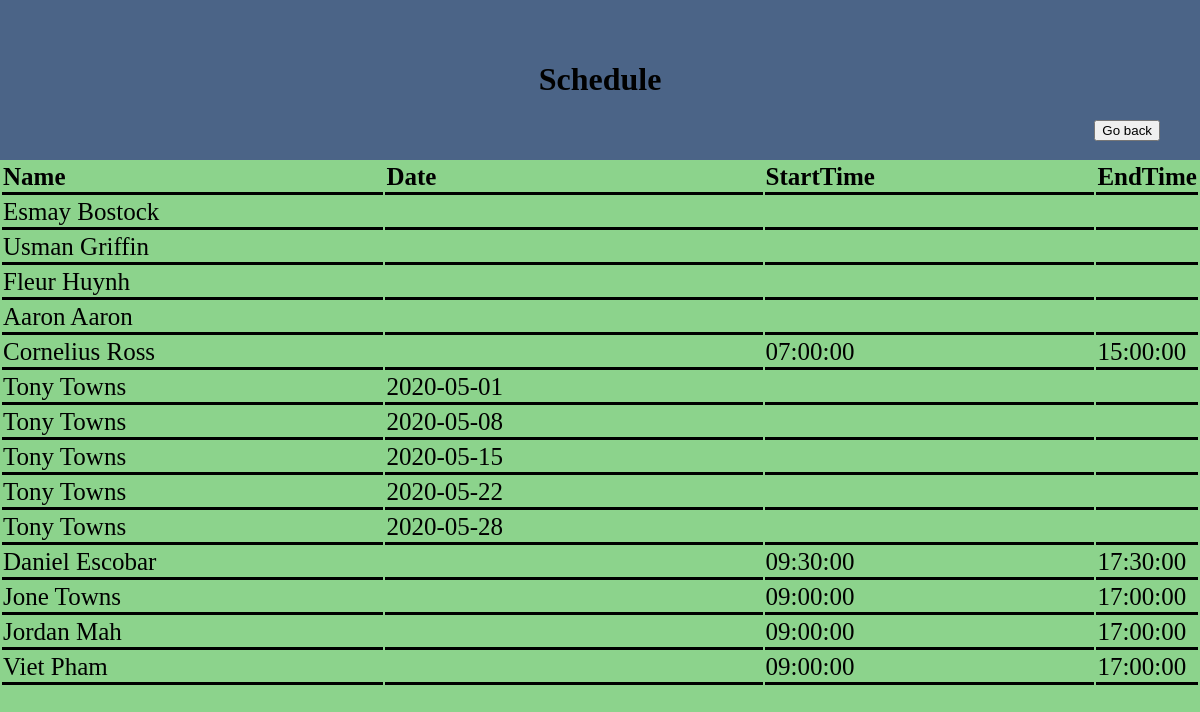
Page /schedule.php on the committed database.
### tables this page shows
CREATE TABLE Employee (
    SSN			    integer,
    Name			char(20),
    Gender		    char(7),
    Age			    integer,
    Email			char(40),
    PhoneNumber	    char(10),
    HomeAddress	    char(40),
    primary key (SSN)
);

CREATE TABLE ScheduleTime(
    SSN            integer, 
    StartTime        Time,
    EndTime        Time,
    primary key (SSN)
);

CREATE TABLE Schedule (
    ScheduleID      integer,
    Date            DATE,
    PRIMARY KEY (ScheduleID)
);

### schedule.php (the view, shortened to what this page needs)
<!DOCTYPE html>
<html>
<head>
    <link rel="stylesheet" href="styles.css">
</head>
<body>
    <div class="header">
        <h1>Schedule</h1>
        <div class="account">
            <button onclick="window.location.href='<?php echo $_SESSION['returnpage']; ?>'" class="account-button">Go back</button>
        </div>
    </div>
</body>
</html>
<?php
$conn = OpenCon();
$sql = "SELECT Name, s.Date, st.StartTime, st.EndTime
FROM Employee e
LEFT OUTER JOIN ScheduledEmployee se ON e.SSN = se.SSN
LEFT OUTER JOIN Schedule s ON s.ScheduleID = se.ScheduleID
LEFT OUTER JOIN ScheduleTime st ON st.SSN = e.SSN";
$result = $conn->query($sql);
if ($result->num_rows > 0) {
    echo "<table>
        <tr>
            <th id='title' class='border-class'>Name</th>
            <th id='title' class='border-class'>Date</th>
            <th id='title' class='border-class'>StartTime</th>
            <th id='title' class='border-class'>EndTime</th>
        </tr>";
    while ($row = $result->fetch_assoc()) {
        echo
            "<tr>
            <td class='border-class'>" . $row["Name"] . "</td>
            <td class='border-class'>" . $row["Date"] . "</td>
            <td class='border-class'>" . $row["StartTime"] . "</td>
            <td class='border-class'>" . $row["EndTime"] . "</td>
        </tr>";
    }
    echo "</table>";
} else {
    echo "0 results";
}

### styles.css (style rules this page uses)
body { background-color: #8cd38c; margin: 0px; padding: 0px; }
.header { background-color: rgb(75, 100, 135); padding: 40px 40px 40px 40px; margin: 0px; }
.account-button { float: right; margin-left: 15px; }

### schedule.php (style rules this page uses)
.border-class { width: 35%; font-size: 25px; border-bottom-style: solid; border-bottom-color: black; border-bottom-width: 3px; }
#title { text-align: left; }
.header { text-align: center; }

### rows in the picture
employee: Name "Esmay Bostock"
employee: Name "Usman Griffin"
employee: Name "Fleur Huynh"
employee: Name "Aaron Aaron"
employee: Name "Cornelius Ross", scheduletime.StartTime "07:00:00", scheduletime.EndTime "15:00:00"
employee: Name "Tony Towns", schedule.Date "2020-05-01", schedule.Date "2020-05-08", schedule.Date "2020-05-15", schedule.Date "2020-05-22", schedule.Date "2020-05-28"
employee: Name "Daniel Escobar", scheduletime.StartTime "09:30:00", scheduletime.EndTime "17:30:00"
employee: Name "Jone Towns", scheduletime.StartTime "09:00:00", scheduletime.EndTime "17:00:00"
employee: Name "Jordan Mah", scheduletime.StartTime "09:00:00", scheduletime.EndTime "17:00:00"
employee: Name "Viet Pham", scheduletime.StartTime "09:00:00", scheduletime.EndTime "17:00:00"
